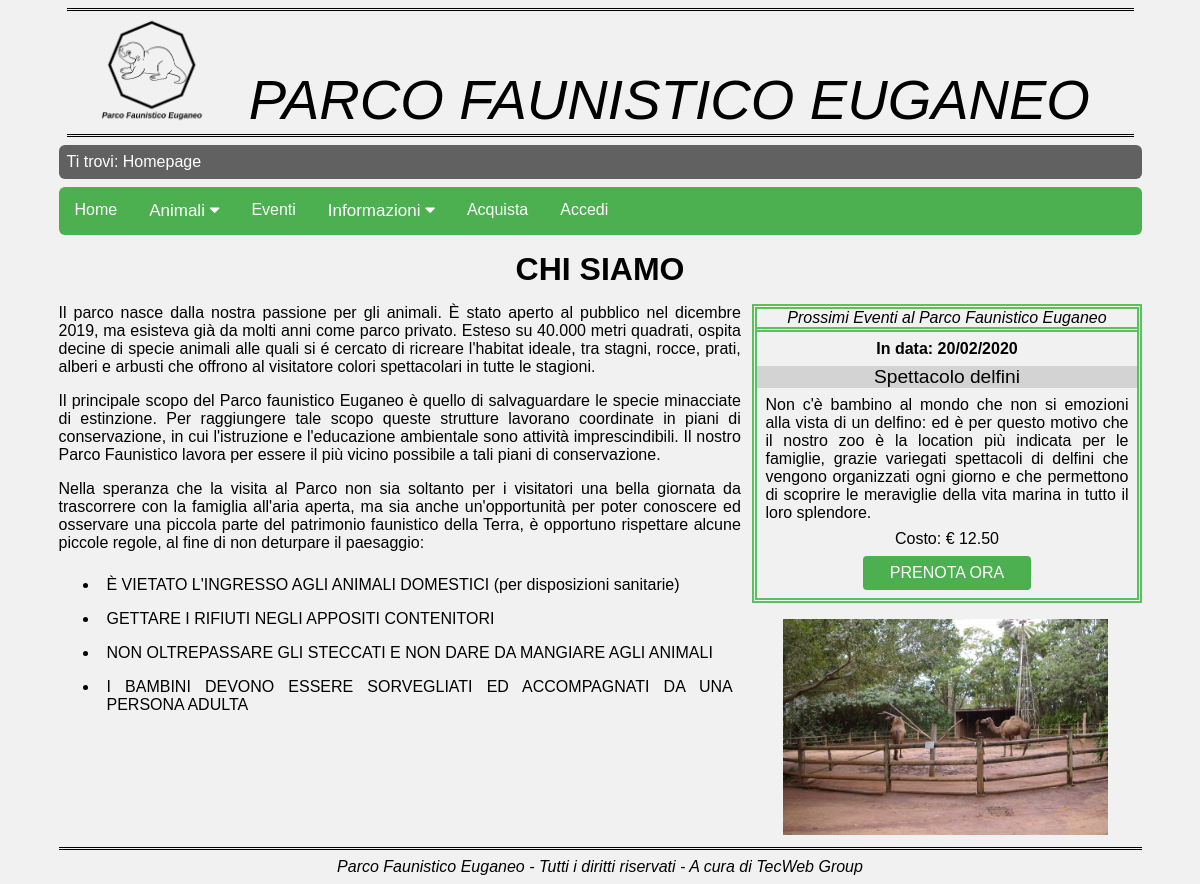
The app's page /PAGES/home.php with its own data.
### tables this page shows
CREATE TABLE IF NOT EXISTS Eventi (
    ID int(11) AUTO_INCREMENT,
    Nome varchar(50),
    Prezzo decimal(5,2),
    Data date,
    Descrizione text,
    PRIMARY KEY(ID)
);

### PHP/sqlInteractions.php (called while the page is built, shortened)
<?php
	class sqlInteractions {
	public function apriConnessioneDB(){
		$this->connection = mysqli_connect(static::host,static::user,static::pass,static::dbName);
		if(!$this->connection){
			return false;
		}
		else{
			return true;
		}
	}
	public function getProssimoEvento(){
		$data = date("Y-m-d");
		$selectEvents = 'SELECT Nome, Prezzo, Data, Descrizione FROM Eventi WHERE Data=\''.$data.'\' OR Data>\''.$data.'\' ORDER BY Data ASC LIMIT 1';
		$selectEventsResult = mysqli_query($this->connection,$selectEvents);
		$eventi = array();
		if(mysqli_num_rows($selectEventsResult)==0){
			return null;
		}
		else{
			while($row=mysqli_fetch_assoc($selectEventsResult)){
				$arraySingoloEvento = array('Nome'=>$row['Nome'],'Prezzo'=>$row['Prezzo'],'Data'=>$row['Data'],'Descrizione'=>$row['Descrizione']);
				array_push($eventi,$arraySingoloEvento);
			}
			return $eventi;
		}
	}
}
?>

### PAGES/home.php (the view)
<?php
    require_once "../PHP/modulesInit.php";
    require_once "../PHP/sqlInteractions.php";
    $oggi = date("d/m/Y");
    $prossimiEventi = "<div class=\"prossimiEventi\">";
    $oggettoPagina = new sqlInteractions();
    $connessione = $oggettoPagina->apriConnessioneDB();
    if($connessione){
        $evento = $oggettoPagina->getProssimoEvento();
        if($evento==null){
            $prossimiEventi .= "<p class=\"dataOdierna\">Oggi, ".$oggi."</p><p class=\"messaggio\">Non ci sono eventi in programma al Parco Faunistico Euganeo.</p></div>";
        }
        else{
            foreach($evento as $event)
            $prossimiEventi .= "<div class=\"dataOdierna\">In data: ".date('d/m/Y', strtotime($event['Data']))."</div>
                                <div class=\"eventName\">".$event['Nome']."</div>
                                <div class=\"eventDesc\">".$event['Descrizione']."</div>
                                <div class=\"eventPrice\">Costo: &euro; ".$event['Prezzo']."</div>
                                <div class=\"buttonHome\"><a href=\"acquista.php\">PRENOTA ORA</a></div>
                                </div>";
        }
    }
    else{
        $prossimiEventi .= "<p class=\"errorMessage\">Connessione al database degli eventi fallita. Per favore, riprova.</p></div>";
    }
    $output = file_get_contents("../HTML/home.html");
    $output = str_replace('<a href="home.php">','<a>',$output);
    $output = str_replace("<breadcrumb></breadcrumb>",modulesInit::breadcrumb("Homepage"),$output);
    $output = str_replace("<menu></menu>",modulesInit::menu(),$output);
    $output = str_replace("<prossimiEventi></prossimiEventi>",$prossimiEventi,$output);
    echo $output;
?>

### CSS/cssGenerale.css (style rules this page uses)
* { margin: auto; }
html, body { font-family: Verdana, Arial, Helvetica, sans-serif; font-size: 100%; max-width: 95%; margin: auto; padding: 0; height: 100%; }
body { background-color: #F1F1F1; }
abbr, a, a:hover { text-decoration: none; }
.titolo { text-align: center; font-weight: bolder; display: block; padding: 1.5%; font-size: 2em; }
#header a { color: #000000; text-decoration: none; }
#header { font-size: 100%; max-width: 100%; margin: 0.5em; border-top: 3px double #000000; border-bottom: 3px double #000000; overflow: auto; }
.logoHeader { float: left; width: 10%; height: auto; margin-left: 2em; }
#header .nomeSito { font-family: Verdana, Arial, Helvetica, sans-serif; font-size: 3.5em; font-style: italic; text-align: center; color: #000000; padding-top: 1em; }
#footer { text-align: center; max-width: 100%; margin: 0.5em 0; border-top: 3px double #000000; overflow: auto; clear: both; }
.parFooter { font-size: 1em; font-style: italic; text-align: center; padding: 0.5em; }
#presentazioneSito { text-align: justify; font-size: 1em; clear: both; }
.infoHome { width: 63%; padding-right: 0.5em; float: left; }
.infoHome p { padding-bottom: 1em; }
.infoHome li { padding: 0.5em; }
.boxProssimiEventi { width: 35%; height: 40%; float: right; border: 5px double #58C25D; text-align: center; }
.boxProssimiEventi .titoloBoxEventi { font-size: 1em; font-style: italic; border-bottom: 5px double #58C25D; }
.prossimiEventi .dataOdierna { margin: 0.5em; font-weight: bold; }
.prossimiEventi .eventName { font-size: 1.2em; font-style: inherit; background-color: lightgray; }
.prossimiEventi .eventDesc { text-align: justify; font-size: 1em; margin: 0.5em; }
.prossimiEventi .eventPrice { margin: 0.5em; font-size: 1em; }
.prossimiEventi .buttonHome { width: 40%; background-color: #4CAF50; color: #FFFFFF; padding: 0.5em; margin-top: 0.5em; margin-bottom: 0.5em; font-size: 1em; text-align: center; border-radius: 4px; }
.prossimiEventi .buttonHome a, .prossimiEventi .buttonHome a:hover { text-decoration: none; color: #FFFFFF; text-align: center; }
.immaginiHome { margin-bottom: 0.5em; text-align: center; }
.immaginiHome img { width: 30%; height: auto; margin-top: 1em; }

### records on screen
eventi: Data "20/02/2020", Nome "Spettacolo delfini", Descrizione "Non c'è bambino al mondo che non si emozioni alla vista di un delfino: ed è per questo motivo che il nostro zoo è la location più indicata per le famiglie, grazie variegati spettacoli di delfini che vengono organizzati ogni giorno e che permettono di scoprire le meraviglie della vita marina in tutto il loro splendore.", Prezzo "12.50"

### other values on screen
$breadcrumb "Ti trovi: Homepage"
